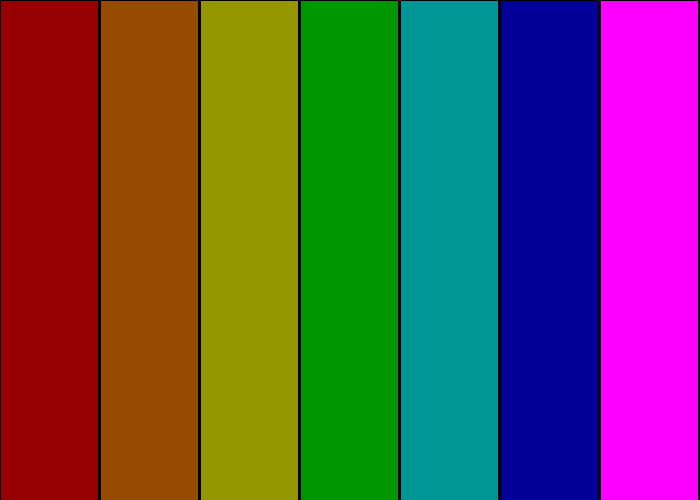
Frame 1 (no input)
Frame 60 (the mouse pressed at the canvas centre just before this capture): identical to frame 1, image omitted
Frame 120 (the mouse held since frame 60 and released just before this capture): identical to frame 1, image omitted

The Processing sketch that drew this single still picture (run headless with seeded random() and noise(); from frame 60 on, the mouse is pressed at the canvas centre):

// Processing sketch: rengbue
// ── rengbue.pde
void setup(){
size (700,500);
}

void draw(){
background(0);
  fill(255, 0, 0, 150);
  rect(0, 0, 98, 500);
  fill(255, 128, 0, 150);
  rect(100, 0, 98, 500);
  fill(255, 255, 0, 150);
  rect(200, 0, 98, 500);
  fill(0, 255, 0, 150);
  rect(300, 0, 98, 500);
  fill(0, 255, 255, 150);
  rect(400, 0, 98, 500);
  fill(0, 0, 255, 150);
  rect(500, 0, 98, 500);
  fill(255, 0, 255, 150);
  rect(600, 0, 98, 500);

 if(mouseX>=0){
    fill(255, 0, 255, 250);
  rect(600, 0, 98, 500);
  
}
 else if(mouseX>100){
    fill(0, 0, 255, 250);
  rect(500, 0, 98, 500);
  
}
  else if(mouseX>=200){
    fill(0, 255, 255, 250);
  rect(400, 0, 98, 500);
  
}
 else if(mouseX>=300){
  fill(0, 255, 0, 250);
  rect(300, 0, 98, 500);
}
 else if(mouseX>=400){
 fill(255, 255, 0, 250);
  rect(200, 0, 98, 500);
}
 else if(mouseX>=500){
  fill(255, 128, 0, 250);
  rect(100, 0, 98, 500);
}
  else{ 
  fill(255, 0, 0, 250);
  rect(0, 0, 98, 500);
}






}
